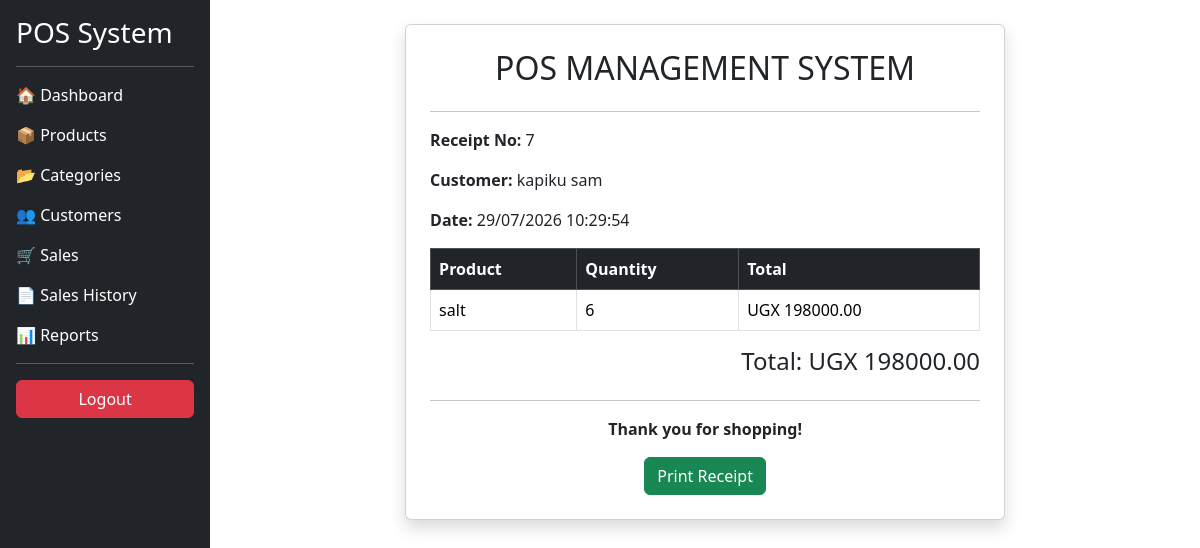
Screenshot of /receipt/7/ with the database file from the repository.
### sales/models.py (models this page shows, shortened)
class Sale(models.Model):
    customer = models.ForeignKey(
        Customer,
        on_delete=models.SET_NULL,
        null=True,
        blank=True
    )
    product = models.ForeignKey(
        Product,
        on_delete=models.CASCADE
    )
    quantity = models.IntegerField()
    total_price = models.DecimalField(
        max_digits=10,
        decimal_places=2
    )
    profit = models.DecimalField(
        max_digits=10,
        decimal_places=2,
        default=0
    )
    sale_date = models.DateTimeField(
        auto_now_add=True
    )

### customers/models.py (models this page shows, shortened)
class Customer(models.Model):
    full_name = models.CharField(max_length=100)
    phone = models.CharField(max_length=20)
    email = models.EmailField(blank=True, null=True)
    address = models.TextField(blank=True, null=True)
    created_at = models.DateTimeField(auto_now_add=True)

### products/models.py (models this page shows, shortened)
class Product(models.Model):
    product_name = models.CharField(max_length=100)
    category = models.ForeignKey(
        Category,
        on_delete=models.CASCADE
    )
    price = models.DecimalField(
        max_digits=10,
        decimal_places=2
    )
    cost_price = models.DecimalField(
    max_digits=10,
    decimal_places=2,
    default=0
    )
    quantity = models.IntegerField()
    created_at = models.DateTimeField(
        auto_now_add=True
    )

### sales/views.py (the view)
def receipt(request, sale_id):
    sale = get_object_or_404(Sale, id=sale_id)
    return render(
        request,
        "receipt.html",
        {
            "sale": sale
        }
    )

### templates/receipt.html
{% extends "base.html" %}
{% load tz %}
{% block content %}
<div class="card p-4 shadow" style="max-width:600px; margin:auto;">
    <h2 class="text-center">POS MANAGEMENT SYSTEM</h2>
    <hr>
    <p><strong>Receipt No:</strong> {{ sale.id }}</p>
    <p><strong>Customer:</strong> {{ sale.customer.full_name }}</p>
    <p><strong>Date:</strong> {{ sale.sale_date|localtime|date:"d/m/Y H:i:s" }}</p>
    <table class="table table-bordered">
        <thead class="table-dark">
            <tr>
                <th>Product</th>
                <th>Quantity</th>
                <th>Total</th>
            </tr>
        </thead>
        <tbody>
            <tr>
                <td>{{ sale.product.product_name }}</td>
                <td>{{ sale.quantity }}</td>
                <td>UGX {{ sale.total_price }}</td>
            </tr>
        </tbody>
    </table>
    <h4 class="text-end">
        Total: UGX {{ sale.total_price }}
    </h4>
    <hr>
    <p class="text-center">
        <strong>Thank you for shopping!</strong>
    </p>
    <div class="text-center">
        <button onclick="window.print()"
                class="btn btn-success">
            Print Receipt
        </button>
    </div>
</div>
{% endblock %}

### rows the page displays
Sale: id "7", customer.full_name "kapiku sam", sale_date "29/07/2026 10:29:54", product.product_name "salt", quantity "6", total_price "198000.00"
